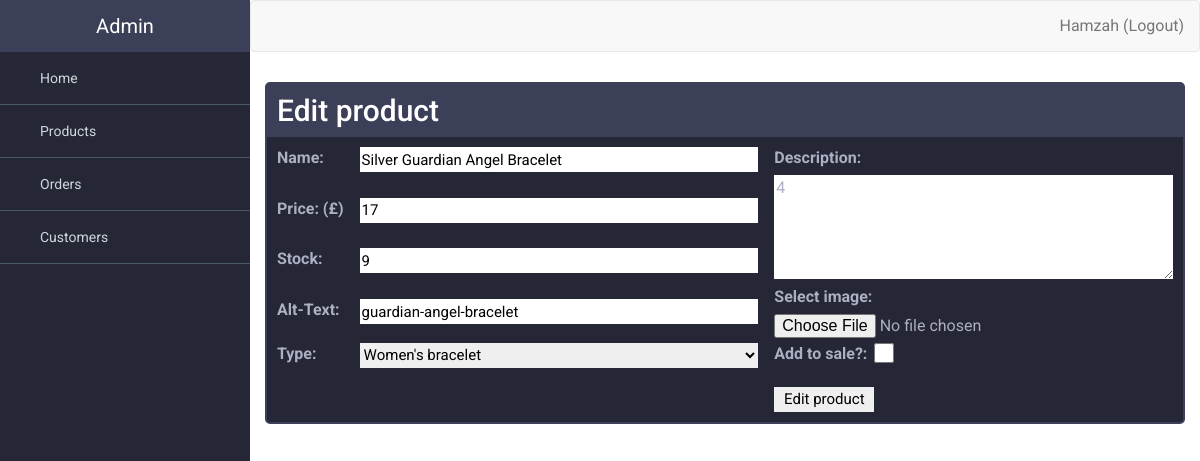
The page /AstonJewellerss/admin.php?page=products&edit=17 (signed in) on the database as committed earlier.
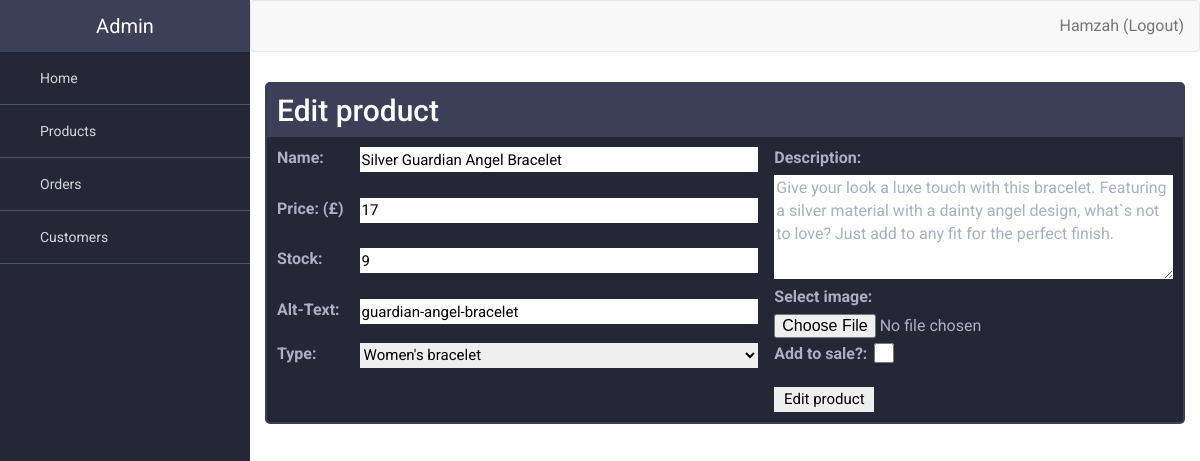
The same page on the database as committed later.
### tables this page shows
CREATE TABLE `product` (
  `id` int(11) NOT NULL,
  `name` varchar(255) NOT NULL,
  `price` float NOT NULL,
  `type` varchar(20) NOT NULL,
  `image` varchar(255) NOT NULL,
  `desc` varchar(500) NOT NULL,
  `alt_text` text NOT NULL,
  `created_at` date NOT NULL,
  `updated_at` date NOT NULL,
  `stock` int(11) NOT NULL,
  `sale` tinyint(4) DEFAULT 0
);

### AstonJewellerss/admin-pages/products.php (the view, shortened to what this page needs)
<?php
$conn = getDb();
$stat = $conn->prepare("SELECT id, name, price, type, image, `desc`, alt_text, stock, sale FROM product");
$stat->execute();
$result = $stat->fetchAll(PDO::FETCH_ASSOC);
if (!isset($_GET['edit'])) {
echo '
<h1>Products</h1>
<p>View and manage your products</p>
<div class="add-product">
    <ul class="flex cards">
    <li>
        <h2>Add new product</h2>
        <form class="add-product-form" action="admin.php?page=products" method="post" enctype="multipart/form-data">
            <label for="product-name">Name:</label>
            <input type="text" name="product-name" id="product-name" required>
            <label for="product-price">Price: (£)</label>
            <input type="number" step="0.01" name="product-price" id="product-price" required>
            <label for="product-stock">Stock:</label>
            <input type="number" name="product-stock" id="product-stock" required>
            <label for="product-alt" id="product-alt">Alt-Text:</label>
            <input type="text" name="product-alt" id="product-alt" required>
            <label for="product-type">Type:</label>
            <select name="product-type" id="product-type">
                <option value="women-bracelet">Women&apos;s bracelet</option>
                <option value="women-necklace">Women&apos;s necklace</option>
                <option value="women-earrings">Women&apos;s earrings</option>
                <option value="women-ring">Women&apos;s ring</option>
                <option value="women-watch">Women&apos;s watch</option>
                <option value="men-bracelet">Men&apos;s bracelet</option>
                <option value="men-chain">Men&apos;s chain</option>
                <option value="men-earrings">Men&apos;s earrings</option>
                <option value="men-ring">Men&apos;s ring</option>
                <option value="men-watch">Men&apos;s watch</option>
            </select>
            <div id="desc-box">
                <label for="product-desc">Description:</label>
                <textarea name="product-desc" id="product-desc" required></textarea>
                <label for="product-img">Select image:</label>
                <input type="file" id="product-img" name="product-img" accept="image/*" required>
            </div>
            <label for="product-sale" id="product-sale">Add to sale?:</label>
            <input type="checkbox" id="product-sale-chk" name="product-sale-chk" value="sale">
            <button id="submit-product-form" name="submit-product-form">Add product</button>
      </form>
    </li>
    </ul>
    <ul class="flex cards">
    <li>
        <h2>Edit existing product</h2>
        <div id="table-wrapper">
            <div id="table-scroll">
                <table id="existing-products" class="table table-bordered">
                <thead>
                    <tr>
                        <th>ID</th>
                        <th>Name</th>
                        <th>Price (£)</th>
                        <th>Type</th>
                        <th>Image URL</th>
                        <th>Description</th>
                        <th>Alt text</th>
                        <th>Stock</th>
                        <th>Sale?</th>
                        <th>Edit</th>
                    </tr>
                </thead>
                <tbody> '?>
                    <?php foreach ($result as $row) { ?>
                    <tr id="<?php echo $row["id"]; ?>">
                    <td><?php echo $row["id"]; ?></td>
                    <td><?php echo $row["name"]; ?></td>
                    <td><?php echo $row["price"]; ?></td>
                    <td><?php echo $row["type"]; ?></td>
                    <td><?php echo $row["image"]; ?></td>
                    <td><?php echo $row["desc"]; ?></td>
                    <td><?php echo $row["alt_text"]; ?></td>
                    <td><?php echo $row["stock"]; ?></td>
                    <td><?php echo $row["sale"]; ?></td>
                    <td><button id="edit" onclick="location.href='admin.php?page=products&edit=<?php echo $row["id"];?>'" type="button">Edit</button></td>
                    </tr>
                    <?php } echo '
                </tbody>
            </table>
        </div>
    </div>
    </li>
    </ul>
</div>
'; } elseif (isset($_GET['edit'])) {
    $stat = $conn->prepare("SELECT id, name, price, type, image, `desc`, alt_text, stock, sale FROM product WHERE id=:id");
    $stat->execute(['id' => $_GET['edit']]);
    $result = $stat->fetch(PDO::FETCH_ASSOC);
    $desc = $result['desc'];
    echo
    '
    <ul class="flex cards">
    <li>
        <h2>Edit product</h2>
        <form class="edit-product-form" action="#" method="post" enctype="multipart/form-data">';
            echo "
             <label for=\"product-name\">Name:</label>
             <input type=\"text\" value=\"" . $result["name"] ."\" name=\"product-name\" id=\"product-name\" required>
             <label for=\"product-price\">Price: (£)</label>
             <input type=\"number\" value=\"" . $result["price"] ."\" step=\"0.01\" name=\"product-price\" id=\"product-price\" required>
             <label for=\"product-stock\">Stock:</label>
             <input type=\"number\" value=\"" . $result["stock"] ."\" name=\"product-stock\" id=\"product-stock\" required>
             <label for=\"product-alt\" id=\"product-alt\">Alt-Text:</label>
             <input type=\"text\" value=\"" . $result["alt_text"] ."\" name=\"product-alt\" id=\"product-alt\" required>
            <label for=\"product-type\">Type:</label>
            <select name=\"product-type\" id=\"product-type\">
                <option value=\"women-bracelet\">Women&apos;s bracelet</option>
                <option value=\"women-necklace\">Women&apos;s necklace</option>
                <option value=\"women-earrings\">Women&apos;s earrings</option>
                <option value=\"women-ring\">Women&apos;s ring</option>
                <option value=\"women-watch\">Women&apos;s watch</option>
                <option value=\"men-bracelet\">Men&apos;s bracelet</option>
                <option value=\"men-chain\">Men&apos;s chain</option>
                <option value=\"men-earrings\">Men&apos;s earrings</option>
                <option value=\"men-ring\">Men&apos;s ring</option>
                <option value=\"men-watch\">Men&apos;s watch</option>
            </select>
            <div id=\"desc-box\">
                <label for=\"product-desc\">Description:</label>
                <textarea name=\"product-desc\" id=\"product-desc\" required>$desc</textarea>
                <label for=\"product-img\">Select image:</label>
                <input type=\"file\" id=\"product-img\" name=\"product-img\" accept=\"image/*\">
            </div>
            <label for=\"product-sale\" id=\"product-sale\">Add to sale?:</label>
            <input type=\"checkbox\" id=\"product-sale-chk\" name=\"product-sale-chk\" value=\"sale\">
            <button id=\"submit-product-form\" name=\"submit-product-form\">Edit product</button>
      </form>
    </li>
    </ul>
    "; } ?>

### AstonJewellerss/admin.php (shortened to what this page needs)
<!DOCTYPE html>
<html lang="en" >
<head>
  <link rel='stylesheet' href='https://cdnjs.cloudflare.com/ajax/libs/twitter-bootstrap/3.3.7/css/bootstrap.min.css'>
  <link rel='stylesheet' href='https://cdnjs.cloudflare.com/ajax/libs/material-design-iconic-font/2.2.0/css/material-design-iconic-font.min.css'>
  <link rel="stylesheet" href="./css/admin.css">
</head>
<body>
<div id="viewport">
  <div id="sidebar">
    <header><a>Admin</a></header>
    <ul class="nav">
      <li><a href="index.php"><i class="zmdi zmdi-home"></i>Home</a></li>
      <li><a href="admin.php?page=products"><i class="zmdi zmdi-collection-plus"></i>Products</a></li>
      <li><a href="admin.php?page=orders"><i class="zmdi zmdi-shopping-basket"></i>Orders</a></li>
      <li><a href="admin.php?page=customers"><i class="zmdi zmdi-accounts-alt"></i>Customers</a></li>
    </ul>
  </div>
  <div id="content">
    <nav class="navbar navbar-default">
      <div class="container-fluid">
        <ul class="nav navbar-nav navbar-right">
          <li><a href="login.php"><i class="zmdi zmdi-account-circle">&nbsp</i><?php echo $_SESSION['fname'];?> (Logout)</a></li>
        </ul>
      </div>
    </nav>
    <div class="container-fluid">
      <?php
      if (!isset($_GET['page'])) { header("Location: admin.php?page=products"); }
      else {
        $page = $_GET['page'];
        if ($page == "products") { include './admin-pages/products.php'; }
        elseif ($page == "orders") { include './admin-pages/orders.php'; }
        elseif ($page == "customers") { include './admin-pages/customers.php'; }
      }
      ?>
    </div>
  </div>
</div>
</body>
</html>

### AstonJewellerss/css/admin.css (style rules this page uses)
body { overflow-x: hidden; font-family: 'Roboto', sans-serif; font-size: 16px; }
#viewport { padding-left: 250px; }
#content { width: 100%; position: relative; margin-right: 0; }
#sidebar { z-index: 1000; position: fixed; left: 250px; width: 250px; height: 100%; margin-left: -250px; overflow-y: auto; background: rgb(37, 38, 54); -webkit-transition: all 0.5s ease; -moz-transition: all 0.5s ease; -o-transition: all 0.5s ease; transition: all 0.5s ease; }
#sidebar header { background-color: rgb(60, 63, 88); font-size: 20px; line-height: 52px; text-align: center; }
#sidebar header a { color: #fff; display: block; text-decoration: none; }
#sidebar .nav a { background: none; border-bottom: 1px solid #455A64; color: #CFD8DC; font-size: 14px; padding: 16px 24px; }
.cards { list-style: none; margin: 0; padding: 0; }
.cards li { border: 2px solid rgb(60, 63, 88); border-radius:5px; background-color: rgb(37, 38, 54); color: #fff; flex: 1 1 200px; }
.cards h2 { background-color: rgb(60, 63, 88); margin: 0; padding: 10px; }
.flex { display: flex; flex-wrap: wrap; margin: 0 -10px; }
.flex li { flex: 1 1 200px; margin: 10px; }
.add-product-form, .edit-product-form { margin: 10px; color:rgb(173, 175, 194); display: grid; grid-template-columns: auto 1fr 1fr; grid-auto-flow: row dense; grid-gap: 1em; margin: 10px; }
.add-product-form > label, .edit-product-form > label { grid-column: 1; grid-row: auto; }
.add-product-form > input, .add-product-form > button, .add-product-form > select, .edit-product-form > input, .edit-product-form > button, .edit-product-form > select { grid-column: 2; grid-row: auto; color: black; border: none; height: 25px; font-size: 15px; }
.add-product-form textarea, .edit-product-form textarea { min-height: calc(100% - 2em); width: 100%; border: none; }
#desc-box, #address { grid-column: 3; grid-row: span 3; }
.add-product-form > button, .edit-product-form > button { grid-column: 3; grid-row: 5; }
#product-sale { grid-column: 3; grid-row: 5; }
#product-sale-chk { grid-column: 3; grid-row: 5; margin: 0px 0px; width: 220px; height: 20px; }
#submit-product-form { width: 100px; grid-row: 6; }

Rows that differ between the two databases and show on the page:
changed product "Silver Guardian Angel Bracelet": product-desc "4" → "Give your look a luxe touch with this bracelet. Featuring a silver material with a dainty angel design, what`s not to love? Just add to any fit for the perfect finish."
